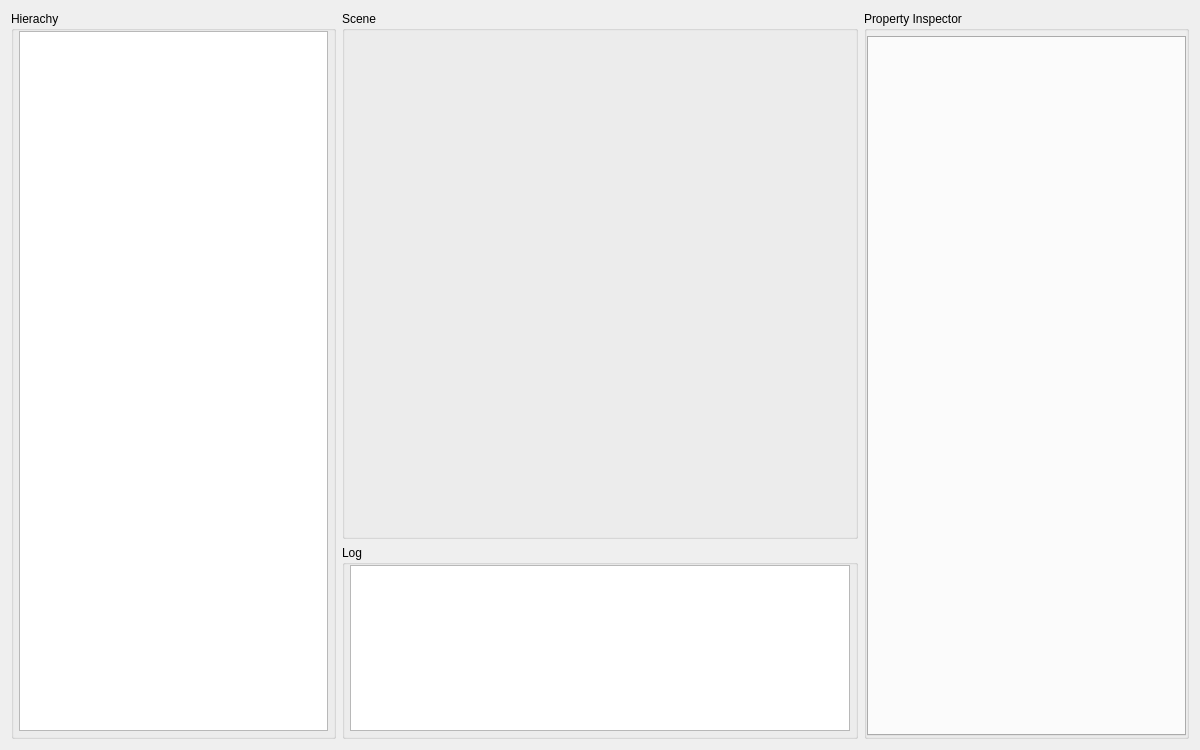
<?xml version="1.0" encoding="UTF-8"?>
<ui version="4.0">
 <class>MainWidget</class>
 <widget class="QWidget" name="MainWidget">
  <property name="geometry">
   <rect>
    <x>0</x>
    <y>0</y>
    <width>1200</width>
    <height>750</height>
   </rect>
  </property>
  <property name="mouseTracking">
   <bool>false</bool>
  </property>
  <property name="focusPolicy">
   <enum>Qt::NoFocus</enum>
  </property>
  <property name="windowTitle">
   <string>Form</string>
  </property>
  <property name="styleSheet">
   <string notr="true">QWidget {
background: &quot;#CFDDEE&quot;;
}</string>
  </property>
  <layout class="QHBoxLayout" name="horizontalLayout_3">
   <item>
    <layout class="QVBoxLayout" name="verticalLayout_4">
     <item>
      <widget class="QGroupBox" name="groupBox_2">
       <property name="sizePolicy">
        <sizepolicy hsizetype="Preferred" vsizetype="Preferred">
         <horstretch>0</horstretch>
         <verstretch>0</verstretch>
        </sizepolicy>
       </property>
       <property name="maximumSize">
        <size>
         <width>16777215</width>
         <height>16777215</height>
        </size>
       </property>
       <property name="title">
        <string>Hierachy</string>
       </property>
       <layout class="QHBoxLayout" name="horizontalLayout_4">
        <property name="spacing">
         <number>0</number>
        </property>
        <property name="leftMargin">
         <number>5</number>
        </property>
        <property name="topMargin">
         <number>0</number>
        </property>
        <property name="rightMargin">
         <number>5</number>
        </property>
        <property name="bottomMargin">
         <number>5</number>
        </property>
        <item>
         <widget class="QListView" name="modelListView">
          <property name="maximumSize">
           <size>
            <width>16777215</width>
            <height>16777215</height>
           </size>
          </property>
         </widget>
        </item>
       </layout>
      </widget>
     </item>
    </layout>
   </item>
   <item>
    <layout class="QVBoxLayout" name="verticalLayout_3">
     <item>
      <widget class="QGroupBox" name="groupBox_4">
       <property name="title">
        <string>Scene</string>
       </property>
       <layout class="QHBoxLayout" name="horizontalLayout">
        <property name="spacing">
         <number>0</number>
        </property>
        <property name="leftMargin">
         <number>5</number>
        </property>
        <property name="topMargin">
         <number>0</number>
        </property>
        <property name="rightMargin">
         <number>5</number>
        </property>
        <property name="bottomMargin">
         <number>5</number>
        </property>
        <item>
         <widget class="ImageWidget" name="imageWidget" native="true">
          <property name="enabled">
           <bool>true</bool>
          </property>
          <property name="minimumSize">
           <size>
            <width>500</width>
            <height>500</height>
           </size>
          </property>
          <property name="mouseTracking">
           <bool>false</bool>
          </property>
          <property name="focusPolicy">
           <enum>Qt::StrongFocus</enum>
          </property>
         </widget>
        </item>
       </layout>
      </widget>
     </item>
     <item>
      <widget class="QGroupBox" name="groupBox_3">
       <property name="title">
        <string>Log</string>
       </property>
       <layout class="QHBoxLayout" name="horizontalLayout_2">
        <property name="spacing">
         <number>0</number>
        </property>
        <property name="leftMargin">
         <number>5</number>
        </property>
        <property name="topMargin">
         <number>0</number>
        </property>
        <property name="rightMargin">
         <number>5</number>
        </property>
        <property name="bottomMargin">
         <number>5</number>
        </property>
        <item>
         <widget class="QTextEdit" name="textEdit"/>
        </item>
       </layout>
      </widget>
     </item>
    </layout>
   </item>
   <item>
    <layout class="QHBoxLayout" name="horizontalLayout_5">
     <property name="spacing">
      <number>0</number>
     </property>
     <property name="leftMargin">
      <number>0</number>
     </property>
     <item>
      <widget class="QGroupBox" name="groupBox">
       <property name="maximumSize">
        <size>
         <width>400</width>
         <height>16777215</height>
        </size>
       </property>
       <property name="title">
        <string>Property Inspector</string>
       </property>
       <layout class="QVBoxLayout" name="verticalLayout_2">
        <property name="spacing">
         <number>0</number>
        </property>
        <property name="leftMargin">
         <number>0</number>
        </property>
        <property name="topMargin">
         <number>0</number>
        </property>
        <property name="rightMargin">
         <number>0</number>
        </property>
        <property name="bottomMargin">
         <number>0</number>
        </property>
        <item>
         <widget class="QScrollArea" name="InspectorArea">
          <property name="minimumSize">
           <size>
            <width>200</width>
            <height>0</height>
           </size>
          </property>
          <property name="frameShape">
           <enum>QFrame::NoFrame</enum>
          </property>
          <property name="frameShadow">
           <enum>QFrame::Plain</enum>
          </property>
          <property name="lineWidth">
           <number>0</number>
          </property>
          <property name="verticalScrollBarPolicy">
           <enum>Qt::ScrollBarAsNeeded</enum>
          </property>
          <property name="widgetResizable">
           <bool>true</bool>
          </property>
          <widget class="QWidget" name="InspectorAreaWidget">
           <property name="geometry">
            <rect>
             <x>0</x>
             <y>0</y>
             <width>321</width>
             <height>709</height>
            </rect>
           </property>
           <layout class="QVBoxLayout" name="verticalLayout">
            <property name="spacing">
             <number>0</number>
            </property>
            <property name="leftMargin">
             <number>0</number>
            </property>
            <property name="topMargin">
             <number>5</number>
            </property>
            <property name="rightMargin">
             <number>0</number>
            </property>
            <property name="bottomMargin">
             <number>0</number>
            </property>
            <item>
             <widget class="QTabWidget" name="propTabWidget">
              <property name="usesScrollButtons">
               <bool>true</bool>
              </property>
             </widget>
            </item>
           </layout>
          </widget>
         </widget>
        </item>
       </layout>
      </widget>
     </item>
    </layout>
   </item>
  </layout>
 </widget>
 <customwidgets>
  <customwidget>
   <class>ImageWidget</class>
   <extends>QWidget</extends>
   <header>imageWidget.h</header>
   <container>1</container>
  </customwidget>
 </customwidgets>
 <resources/>
 <connections/>
</ui>
